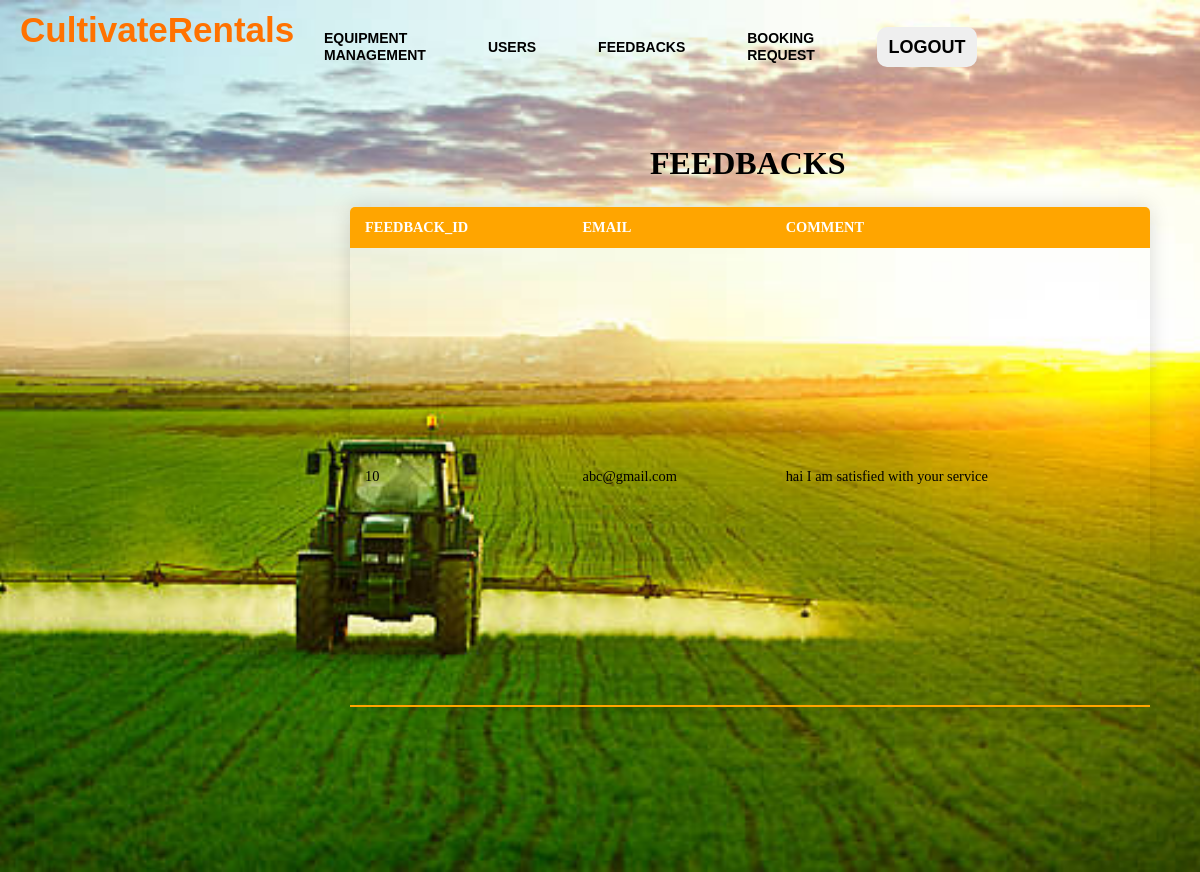
Screenshot of /admindash.php with the database file from the repository.
### tables this page shows
CREATE TABLE `feedback` (
  `FED_ID` int(11) NOT NULL,
  `EMAIL` varchar(255) NOT NULL,
  `COMMENT` text NOT NULL
);

### admindash.php (the view, shortened to what this page needs)
<!DOCTYPE html>
<html lang="en">
<head>
</head>
<body>
<?php
require_once('connection.php');
$query="select *from feedback";
$queryy=mysqli_query($con,$query);
?>
    <div class="hai">
        <div class="navbar">
            <div class="icon">
                <h2 class="logo">CultivateRentals</h2>
            </div>
            <div class="menu">
                <ul>
                    <li><a href="adminvehicle.php">EQUIPMENT MANAGEMENT</a></li>
                    <li><a href="adminusers.php">USERS</a></li>
                    <li><a href="admindash.php">FEEDBACKS</a></li>
                    <li><a href="adminbook.php">BOOKING REQUEST</a></li>
                  <li> <button class="nn"><a href="index.php">LOGOUT</a></button></li>
                </ul>
            </div>
        </div>
        <div>
            <h1 class="header">FEEDBACKS</h1>
            <div>
                <div>
                    <table class="content-table">
                <thead>
                    <tr>
                        <th>FEEDBACK_ID</th>
                        <th>EMAIL</th>
                        <th>COMMENT</th>
                    </tr>
                </thead>
                <tbody>
                <?php
                while($res=mysqli_fetch_array($queryy)){
                ?>
                <tr  class="active-row">
                    <td><?php echo $res['FED_ID'];?></php></td>
                    <td><?php echo $res['EMAIL'];?></php></td>
                    <td><?php echo $res['COMMENT'];?></php></td>
                </tr>
               <?php } ?>
                </tbody>
                </table>
                </div>
            </div>
        </div>
</body>
</html>

### admindash.php (style rules this page uses)
* { margin: 0; padding: 0; }
.hai { width: 100%; background: linear-gradient(to top, rgba(0,0,0,0)50%, rgba(0,0,0,0)50%),url("../images/background.jpg"); background-position: center; background-size: cover; height: 109vh; animation: infiniteScrollBg 50s linear infinite; }
.navbar { width: 1200px; height: 75px; margin: auto; }
.icon { width:200px; float: left; height : 70px; }
.logo { color: #ff7200; font-size: 35px; font-family: Arial; padding-left: 20px; float:left; padding-top: 10px; }
.menu { width: 400px; float: left; height: 70px; }
ul { float: left; display: flex; justify-content: center; align-items: center; }
ul li { list-style: none; margin-left: 62px; margin-top: 27px; font-size: 14px; }
ul li a { text-decoration: none; color: black; font-family: Arial; font-weight: bold; transition: 0.4s ease-in-out; }
.content-table { border-collapse: collapse; font-size: 0.9em; border-radius: 5px 5px 0 0; overflow: hidden; box-shadow:0 0 20px rgba(0,0,0,0.15); margin-left : 350px ; margin-top: 25px; width: 800px; height: 500px; }
.content-table thead tr { background-color: orange; color: white; text-align: left; }
.content-table th, .content-table td { padding: 12px 15px; }
.content-table tbody tr { border-bottom: 1px solid #dddddd; }
.content-table tbody tr:last-of-type { border-bottom: 2px solid orange; }
.header { margin-top: 70px; margin-left: 650px; }
.nn { width:100px; border:none; height: 40px; font-size: 18px; border-radius: 10px; cursor: pointer; color:white; transition: 0.4s ease; }
.nn a { text-decoration: none; color: black; font-weight: bold; }

### rows the page displays
feedback: FED_ID "10", EMAIL "abc@gmail.com", COMMENT "hai I am satisfied with your service"
